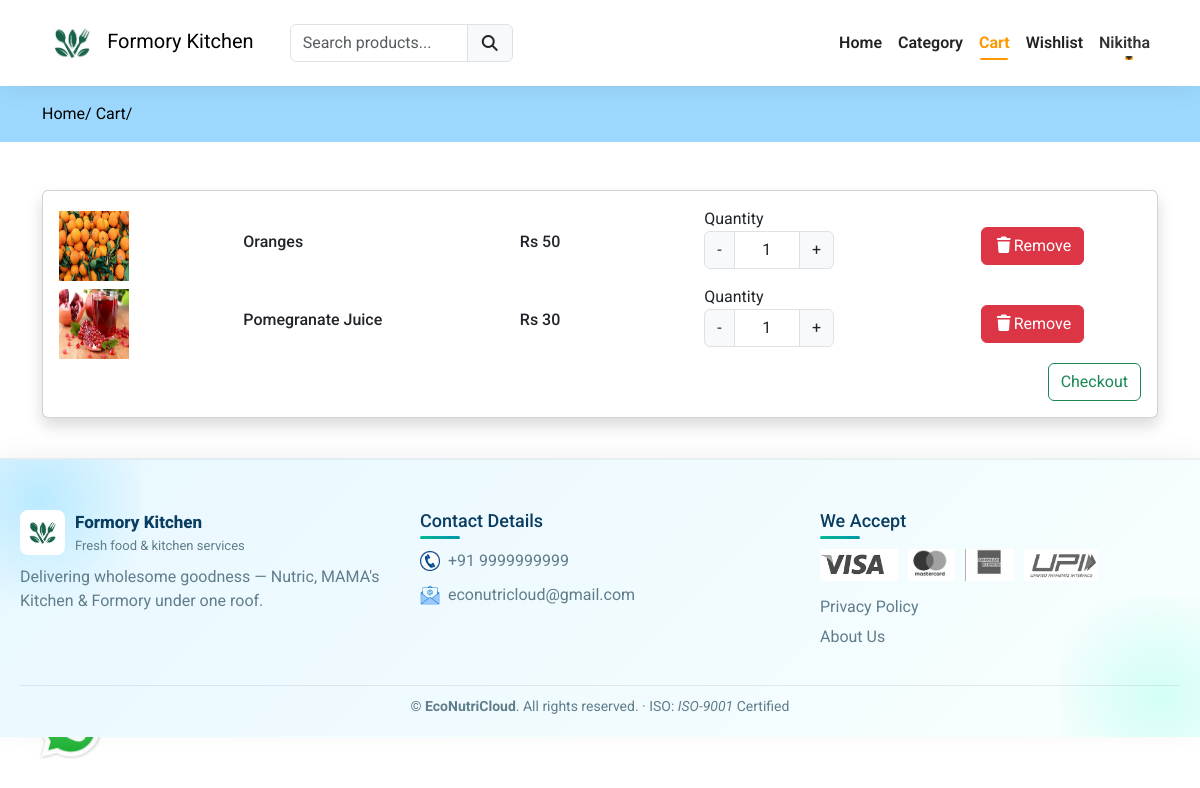
Page /cart (signed in) on the committed database.
### formoryapp/models.py (models this page shows, shortened)
class Cart(models.Model):
    user = models.ForeignKey(User,on_delete=models.CASCADE)
    product = models.ForeignKey(Product,on_delete=models.CASCADE)
    product_qty = models.IntegerField(null=False,blank=False)
    created_at = models.DateTimeField(auto_now_add=True)

class Product(models.Model):
    category = models.ForeignKey(Category, on_delete=models.CASCADE)
    slug = models.CharField(max_length=150, null=False, blank=False)
    name = models.CharField(max_length=150, null=False, blank=False)
    product_image = models.ImageField(upload_to=get_file_path, null=True, blank=True)
    small_description = models.CharField(max_length=250, null=False, blank=False)
    quantity = models.DecimalField(max_digits=10, decimal_places=2, null=False, blank=False)
    description = models.TextField(max_length=500, null=False, blank=True)
    original_price = models.FloatField(null=False, blank=False)
    selling_price = models.FloatField(null=False, blank=False)
    status = models.BooleanField(default=False, help_text="0=default,1=Hidden")
    trending = models.BooleanField(default=False, help_text="0=default,1=Trending")
    tag = models.CharField(max_length=150, null=False, blank=True)
    meta_title = models.CharField(max_length=150, null=False, blank=True)
    meta_keywords = models.CharField(max_length=150, null=False, blank=True)
    meta_description = models.TextField(max_length=500, null=False, blank=True)
    created_at = models.DateTimeField(auto_now_add=True)

### formoryapp/controller/cart.py (the view)
# urls.py: path('cart',cart.viewcart,name="cart"),
@login_required(login_url='loginpage')
def viewcart(request):
    cart = Cart.objects.filter(user=request.user)
    context = {'cart':cart}
    return render(request,'cart.html',context)

### formoryapp/templates/cart.html (shortened to what this page needs)
{% extends "main.html" %}
{% block content %}
<div class="py-3" style="background-color:#9dd9ff">
    <div class="container">
        <a class="text-black" href="{% url 'formoryhome' %}">Home/</a>
        <a class="text-black" href="{% url 'cart' %}">Cart/</a>
    </div>
</div>
<div class="py-5">
  <div class="container">
    <div class="row">
      <div class="col-md-12">
        <div class="card shadow">
           <div class="card-body cartdata">
              {% if cart %}
                {% for item in cart %}
                   <div class="row product_data">
                      <div class="col-md-2 my-auto">
                          <img src="{{ item.product.product_image.url }}" height="70px" width="70px" alt="Image here">
                      </div>
                      <div class="col-md-3 my-auto">
                          <h6>{{ item.product.name }}</h6>
                      </div>
                      <div class="col-md-2 my-auto">
                          <h6>Rs {{ item.product.selling_price | stringformat:'d' }}</h6>
                      </div>
                      <div class="col-md-3 my-auto">
                          {% if item.product.quantity >= item.product_qty %}
                             <label for="Quantity">Quantity</label>
                             <div class="input-group text-center mb-3" style="width:130px;">
                                <button class="input-group-text changeQuantity decrement-btn">-</button>
                               <input type="text" name="quantity" class="form-control qty-input text-center" value="1">
                               <button class="input-group-text changeQuantity increment-btn">+</button>
                             </div>
                             {% else %}
                             <h6>Out of Stock</h6>
                          {% endif %}
                      </div>
                      <div class="col-md-2 my-auto">
                        <button class="btn btn-danger delete-cart-item"><i class="fa fa-trash"></i>Remove</button>
                      </div>
                   </div>
                {% endfor %}
                <a href = "{% url 'checkout' %}" class="btn btn-outline-success float-end"> Checkout </a>
              {% else %}
                 <h4>Your Cart is empty </h4>
              {% endif %}
           </div>
        </div>
      </div>
    </div>
</div>
{% endblock content %}

### formoryapp/templates/navbar.html (shortened to what this page needs)
{% load static %}                                                                                                                                                                                               {% load static %}
<nav class="navbar navbar-expand-lg bg-body-tertiary">
<div class="container">
<a class="navbar-brand logo" href="{% url 'formoryhome' %}">
<img src="{% static 'images/formory_kitchen.jpg' %}" alt="Formory Logo" style="height: 60px; width: auto;">
      Formory Kitchen
</a>
    <div class="search-bar">
<form action="{% url 'searchproduct' %}" method="POST">
<div class="input-group">
<input type="search" required class="form-control" name="productsearch" id="searchproducts" placeholder="Search products...">
<button type="submit" class="input-group-text"><i class="fa fa-search"></i></button>
</div>
</form>
</div>
    <div class="collapse navbar-collapse" id="navbarNavDropdown">
<ul class="navbar-nav ms-auto">
<li class="nav-item">
<a class="nav-link {% if request.resolver_match.url_name == 'home' %} active {% endif %}" href="{% url 'mainhome' %}">Home</a>
</li>
<li class="nav-item">
<a class="nav-link {% if request.resolver_match.url_name == 'category' %} active {% endif %}" href="{% url 'category' %}">Category</a>
</li>
<li class="nav-item">
<a class="nav-link {% if request.resolver_match.url_name == 'cart' %} active {% endif %}" href="{% url 'cart' %}">Cart</a>
</li>
<li class="nav-item">
<a class="nav-link {% if request.resolver_match.url_name == 'wishlist' %} active {% endif %}" href="{% url 'wishlist' %}">Wishlist</a>
</li>
        {% if request.user.is_authenticated %}
<li class="nav-item dropdown">
<a class="nav-link dropdown-toggle" id="userDropdown" role="button" data-bs-toggle="dropdown" aria-expanded="false">
            {{ request.user }}
</a>
</li>
        {% endif %}
</ul>
</div>
</div>
</nav>

### formoryapp/static/css/custom.css (style rules this page uses)
.search-bar { width: 20% !important; margin-left: 20px !important; }

### formoryapp/templates/main.html (style rules this page uses)
* { font-family:'Roboto',sans-serif; }
a { text-decoration:none; color:#000; }

### formoryapp/templates/navbar.html (style rules this page uses)
.navbar { background: rgba(255, 255, 255, 0.9) !important; backdrop-filter: blur(12px); box-shadow: 0 4px 25px rgba(0, 0, 0, 0.08); position: sticky; top: 0; z-index: 1030; font-family: "Poppins", sans-serif; }
.navbar-nav .nav-link { color: #222 !important; font-weight: 600; font-size: 1rem; padding: 10px 18px; transition: all 0.3s ease; position: relative; }
.navbar-nav .nav-link:hover, .navbar-nav .nav-link.active { color: #ff9800 !important; font-weight: 700; }
.navbar-nav .nav-link::after { content: ""; position: absolute; left: 50%; bottom: 5px; width: 0; height: 2px; background: #ff9800; transition: all 0.3s ease; transform: translateX(-50%); border-radius: 10px; }
.navbar-nav .nav-link:hover::after, .navbar-nav .nav-link.active::after { width: 60%; }
.nav-item.dropdown { position: relative; }
.nav-item.dropdown > .nav-link { color: #333 !important; font-weight: 600; transition: all 0.3s ease; display: flex; align-items: center; cursor: pointer; }

### rows in the picture
Cart: product.product_image (picture), product.name "Oranges", product.selling_price "50"
Cart: product.product_image (picture), product.name "Pomegranate Juice", product.selling_price "30"

### other values in the picture
{{ request.user }} "Nikitha"
